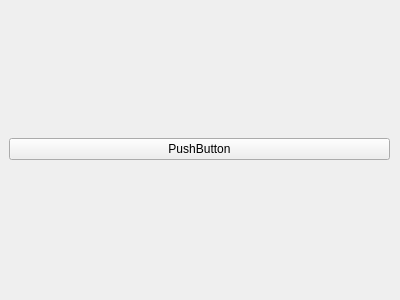
<?xml version="1.0" encoding="UTF-8"?>
<ui version="4.0">
 <class>variableDisplay</class>
 <widget class="QWidget" name="variableDisplay">
  <property name="geometry">
   <rect>
    <x>0</x>
    <y>0</y>
    <width>400</width>
    <height>300</height>
   </rect>
  </property>
  <property name="windowTitle">
   <string>Form</string>
  </property>
  <widget class="QWidget" name="horizontalLayoutWidget">
   <property name="geometry">
    <rect>
     <x>9</x>
     <y>9</y>
     <width>381</width>
     <height>281</height>
    </rect>
   </property>
   <layout class="QHBoxLayout" name="horizontalLayout">
    <item>
     <widget class="QPushButton" name="pushButton">
      <property name="text">
       <string>PushButton</string>
      </property>
     </widget>
    </item>
   </layout>
  </widget>
 </widget>
 <resources/>
 <connections/>
</ui>
